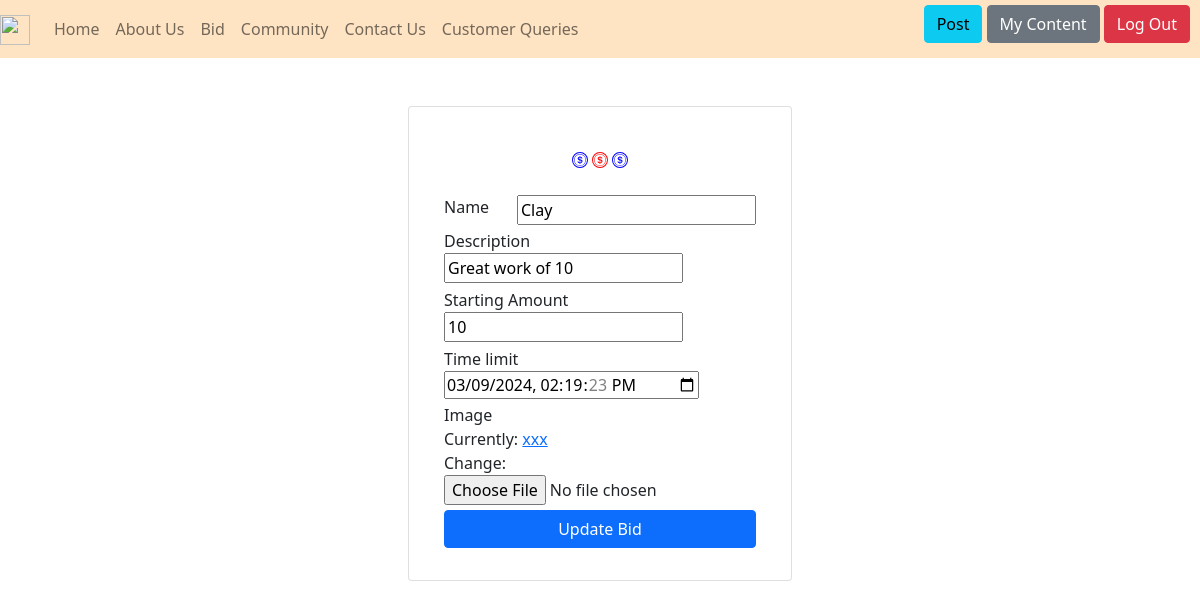
Page /bid/2 (signed in) on the committed database.
### bid/models.py (models this page shows, shortened)
class BidPosts(models.Model):
    image = models.ImageField(upload_to='uploads/bid/')
    name = models.CharField(max_length=30)
    description = models.CharField(max_length=200)
    user_created =models.ForeignKey(User, on_delete=models.CASCADE, related_name='created_bids')
    user_assigned =models.ForeignKey(User, on_delete=models.CASCADE,  related_name='assigned_bids')
    amount_initial = models.IntegerField()
    amount_final = models.IntegerField()
    time_limit = models.DateTimeField()
    Status = models.IntegerField()

### bid/views.py (the view)
# urls.py: path('<int:post_id>', views.update_page_view, name='update_bid'),
def update_page_view(request, post_id):
    if request.user.is_authenticated:
        post = BidPosts.objects.get(id=post_id)
        if request.method == 'POST':
            form = BidCreation(request.POST)
            if form.is_valid():
                post.name = form.cleaned_data['name']
                post.description = form.cleaned_data['description']
                post.amount_initial = form.cleaned_data['amount_initial']
                post.time_limit = form.cleaned_data['time_limit']
                post.image = form.cleaned_data['image']
                post.save()
                return redirect('myposts')
        else:
            form = BidCreation(initial={
                'name': post.name,
                'description': post.description,
                'amount_initial': post.amount_initial,
                'time_limit': post.time_limit,
                'image': post.image
            })
        return render(request, 'update.html', {'form': form})
    return redirect('login')

### bid/forms.py
class BidCreation(forms.Form):
    image = forms.ImageField()
    len_max = 20
    len_min = 2
    message_min = f"Should have at least {len_min} characters."
    message_max = f"Should have at most{len_max} characters."
    name = forms.CharField(validators=[
    validators.MinLengthValidator(len_min, message_min),
    validators.MaxLengthValidator(len_max, message_max)
    ])
    len_max_des=200
    message_max_des = f"Must have at most{len_max_des} characters."
    description = forms.CharField(validators=[
    validators.MinLengthValidator(len_min, message_min),
    validators.MaxLengthValidator(len_max_des, message_max_des)
    ])
    amount_initial= forms.IntegerField()
    time_limit = forms.DateTimeField(
        widget=forms.DateTimeInput(
            attrs={'type': 'datetime-local'}),
            validators=[checktime])
    class Meta:
        model = BidPosts
        fields = ['image', 'name','description','amount_initial', 'time_limit']

### bid/templates/update.html (shortened to what this page needs)
<!doctype html>
<html lang="en">
  <head>
    <link href="https://cdn.jsdelivr.net/npm/bootstrap@5.0.2/dist/css/bootstrap.min.css" rel="stylesheet">
  </head>
  <body>
    {% extends 'users/header.html' %}
    {% block content %}
    <div class="row d-flex justify-content-center" style="margin-top: 4%;">
        <div class="col-md-6 col-xl-4">
            <div class="card mb-5">
                <div class="card-body d-flex flex-column align-items-center">
                    <div class="bs-icon-xl bs-icon-circle bs-icon-primary bs-icon my-4">
                    </div>
                    <form method="post">
                      <div class="container">
                          <div class="row" style="margin-bottom: 1.5%;">
                              <div class="col">
                                  <div>Name</div>
                              </div>
                              <div class="col">
                                  {{ form.name }}
                              </div>
                          </div>
                          <div class="row" style="margin-bottom: 1.5%;">
                              <div class="col">
                                  <div>Description</div>
                              </div>
                              <div class="col">
                                  {{ form.description }}
                              </div>
                          </div>
                          <div class="row" style="margin-bottom: 1.5%;">
                              <div class="col">
                                  <div>Starting Amount</div>
                              </div>
                              <div class="col">
                                  {{ form.amount_initial }}
                              </div>
                          </div>
                          <div class="row" style="margin-bottom: 1.5%;">
                              <div class="col">
                                  <div>Time limit</div>
                              </div>
                              <div class="col">
                                  {{ form.time_limit }}
                              </div>
                          </div>
                          <div class="row" style="margin-bottom: 1.5%;">
                              <div class="col">
                                  <div>Image</div>
                              </div>
                              <div class="col">
                                  {{ form.image }}
                              </div>
                          </div>
                          <div class="mb-3"><button class="btn btn-primary d-block w-100" type="submit">Update Bid</button></div>
                      </div>
                  </form>
            </div>
        </div>
    </div>
    {% endblock content %}

### rows in the picture
BidPosts: name "Clay", description "Great work of 10", amount_initial "10", time_limit "03/09/2024 14:19:23"
